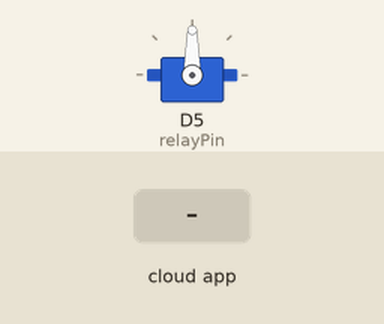
Recording of a sketch running on a simulated ESP8266 (NodeMCU). Shown: servo. The test bench sets the inputs (shaded band). WiFi joins after 1.5 s; servers stay silent unless stated; no MQTT or app messages arrive unless stated; what the sketch prints to the serial monitor is not drawn.

Above: at 2.7 s.
2.8 s: the phone or cloud app sets onoff to 1
At 4.0 s:
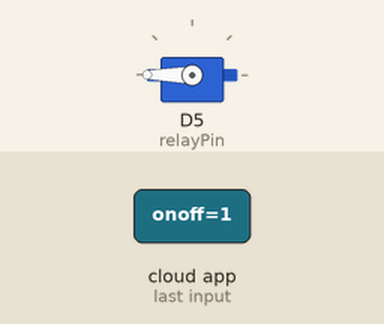
4.3 s: the phone or cloud app sets onoff to 0
At 4.6 s:
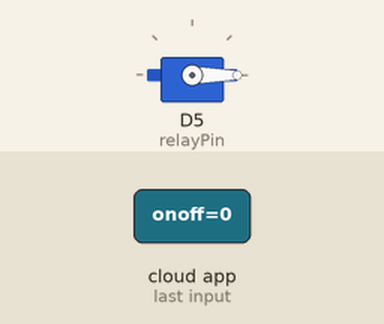
Timing chart, 0 to 7.3 s (numbered marks = the images above; inputs shaded):
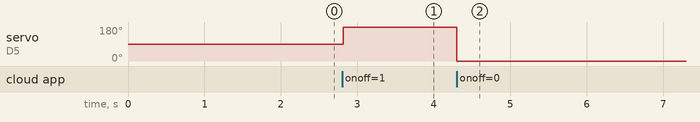

Measured:
- after the input at 2.8 s, servo on D5 (relayPin): 90° → 180° at once
- after the input at 4.3 s, servo on D5 (relayPin): 180° → 0° at once

The sketch:

Smart_Door.ino
```cpp
#include <Servo.h>

#include <Adafruit_MQTT.h>            //Adafruit MQTT Libraries
#include <Adafruit_MQTT_Client.h>     //
#include <ESP8266WiFi.h>              //ESP8266 Wi-Fi libraries

#define relayPin D5                   //declare the relay pin
#define WLAN_SSID "Shawon"          //enter your WiFi network name within the double quotes &
#define WLAN_PASS "Afnan1100"          //password here
#define AIO_SERVER       "io.adafruit.com"
#define AIO_SERVERPORT   1883               // use 8883 is used for SSL
#define AIO_USERNAME     "shafinBot"       //Username of Adafruit IO (for this click the Golden Key in Adafruit IO Dashboard)
#define AIO_KEY          "aio_QvVe29fNpX593KQynjBSW86vhjtp"       //key of Adafruit IO (for this click the Golden Key in Adafruit IO Dashboard)
Servo myservo;//Declaring servo object
WiFiClient client;                                                                                  // Create an ESP8266 WiFiClient class to connect to the MQTT server.
Adafruit_MQTT_Client mqtt(&client, AIO_SERVER, AIO_SERVERPORT, AIO_USERNAME, AIO_KEY);              // Setup the MQTT client class by passing in the WiFi client and MQTT server and login details.
Adafruit_MQTT_Subscribe onoffbutton = Adafruit_MQTT_Subscribe(&mqtt, AIO_USERNAME "/feeds/onoff");  // Setup a feed called 'onoff' for subscribing to changes.
void MQTT_connect();
void setup()
{
  myservo.attach(relayPin);
  Serial.begin(9600);
  delay(10);
  Serial.println();
  Serial.println();
  Serial.print("Connecting to ");       // Connect to WiFi access point.
  Serial.println(WLAN_SSID);
  WiFi.begin(WLAN_SSID, WLAN_PASS);
  while (WiFi.status() != WL_CONNECTED)
  {
    delay(500);
    Serial.print(".");
  }
  Serial.println();
  Serial.println("WiFi connected");
  Serial.println("IP address: ");
  Serial.println(WiFi.localIP());
  mqtt.subscribe(&onoffbutton);        // Setup MQTT subscription for onoff feed.
}

uint32_t x=0;
void loop()
{
  // Ensure the connection to the MQTT server is alive (this will make the first
  // connection and automatically reconnect when disconnected).  See the MQTT_connect
  // function definition further below.
  MQTT_connect();
  // this is our 'wait for incoming subscription packets' busy subloop
  // try to spend your time here
  Adafruit_MQTT_Subscribe *subscription;
  while ((subscription = mqtt.readSubscription(5000)))
  {
    if (subscription == &onoffbutton) {
      Serial.print(F("Got: "));
      Serial.println((char *)onoffbutton.lastread);
      String response = (char*)onoffbutton.lastread; //converts the received 1 or 0 to string to compare in the if-else statement
      if (response == "1")
      {
        myservo.write(180);
      }
      else
      {
        myservo.write(0);
    }
  }
}
}
void MQTT_connect()
{
  int8_t ret;
  if (mqtt.connected())     // Stop if already connected.
  {
    return;
  }
  Serial.print("Connecting to MQTT... ");
  uint8_t retries = 3;
  while ((ret = mqtt.connect()) != 0)
  {
       Serial.println(mqtt.connectErrorString(ret));                  // connect will return 0 for connected
       Serial.println("Retrying MQTT connection in 5 seconds...");
       mqtt.disconnect();
       delay(5000);              // wait 5 seconds
       retries--;
       if (retries == 0)
       {
         while (1);              // basically die and wait for WDT to reset me
       }
  }
  Serial.println("MQTT Connected!");
}
```
